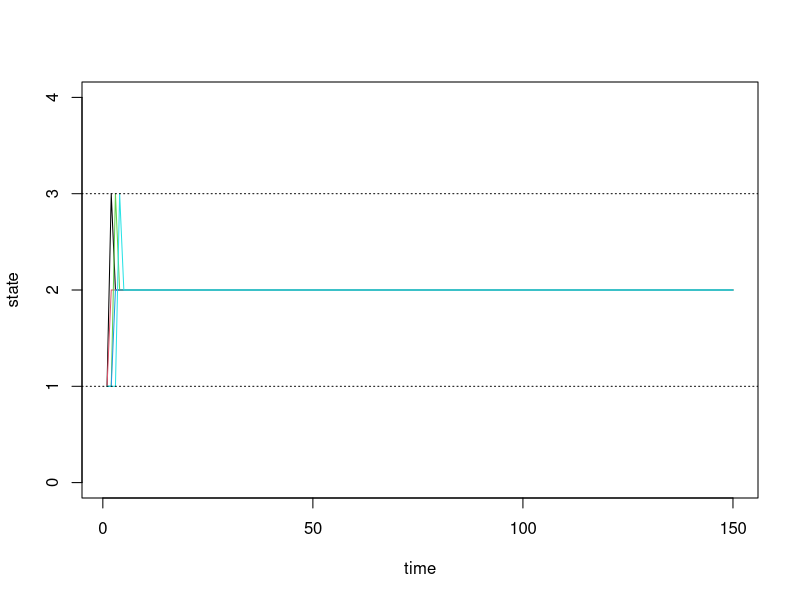

Write R code to recreate this figure.
## ---- chunk 1
knitr::opts_chunk$set(echo = TRUE)
## ---- chunk 2
# simulate discrete Markov chains according to transition matrix P
Mk.sim <- function( P, num.iters = 150 ) {
  
  # number of possible states
  num.states <- nrow(P)
  
  # stores the states X_t through time
  states     <- numeric(num.iters)

  # initialize variable for first state 
  states[1]    <- 1

  for(t in 2:num.iters) {
    
    # probability vector to simulate next state X_{t+1}
    p  <- P[states[t-1], ]
    
    ## draw from multinomial and determine state
    states[t] <-  which(rmultinom(1, 1, p) == 1)
  }
  return(states)
}


## ---- chunk 3
# setup transition matrix 
P <- t(matrix(c( 0.33, 0.33, 0.33, 
                 0, 1,   0, 
                   0.25,   0.25,   0.5  ), nrow=3, ncol=3))
## ---- chunk 4
num.chains     <- 5
num.iterations <- 150

# each column stores the sequence of states for a single chains
chain.states  <- matrix(NA, ncol=num.chains, nrow=num.iterations)

# simulate chains
for(c in seq_len(num.chains)){
  chain.states[,c] <- Mk.sim(P)
}
## ---- chunk 5
matplot(chain.states, type='l', lty=1, col=1:5, ylim=c(0,4), ylab='state', xlab='time')
abline(h=1, lty=3)
abline(h=3, lty=3)
